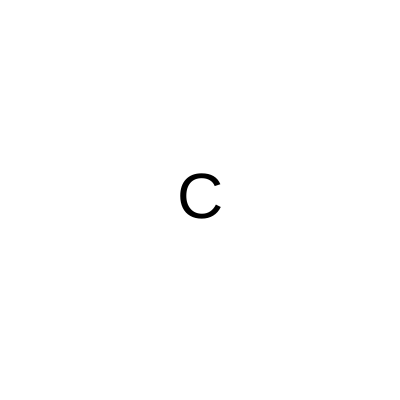
Frame 1 (no input)
Frame 60 (no input): identical to frame 1, image omitted
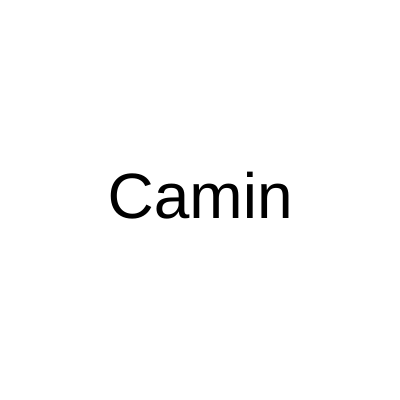
Frame 120 (the mouse pressed at the canvas centre since frame 60)

The p5.js sketch that drew these frames (run headless with seeded random() and noise() and a simulated clock; from frame 60 on, the mouse is pressed at the canvas centre):

// p5.js sketch
// ── sketch.js
function setup() {
  createCanvas(400, 400);
}

function draw() {
  background("white");
  fill("black");
  textSize(64);
  textAlign(CENTER, CENTER)
  
  let maximo = width;
  let minimo = 0;
  let palavra = "Caminhante";
  let quantidade = map(mouseX, 0, width, 1, palavra.length);
  let parcial = palavra.substring(0,quantidade);
  text(parcial,200,200);
  
//  if(mouseX < 50){
//    let palavra = "C";
//    text(palavra, 200, 200);
//  } else {
//    let palavra = "Caminhante";
//    text(palavra, 200, 200);
//  }
}


// ── style.css
let cor;
let posicaoHorizontal; // x
let posicaoVertical; // y

let posicaoHorizontal2; // x
let posicaoVertical2; // y

function setup() {
  createCanvas(400, 400);
  background(color(100, 0 , 0));
  cor = color(random(0, 255), random(0, 255), random(0, 255));
  
  posicaoHorizontal = 0;
  posicaoVertical = random(height);
  posicaoHorizontal2 = 0;
  posicaoVertical2 = random(height);
}


function draw() {
  
  fill(cor);
  circle(posicaoHorizontal, posicaoVertical, 50);
  circle(posicaoHorizontal2, posicaoVertical2, 50);
  
  posicaoHorizontal+= random(0,3);
  posicaoVertical+= random(-3,3);
  posicaoHorizontal2+= random(0,3);
  posicaoVertical2+= random(-3,3);
  
  if(mouseIsPressed){
    cor = color(random(0, 255), random(0, 255), random(0, 255), random(0, 100));
  }
}
